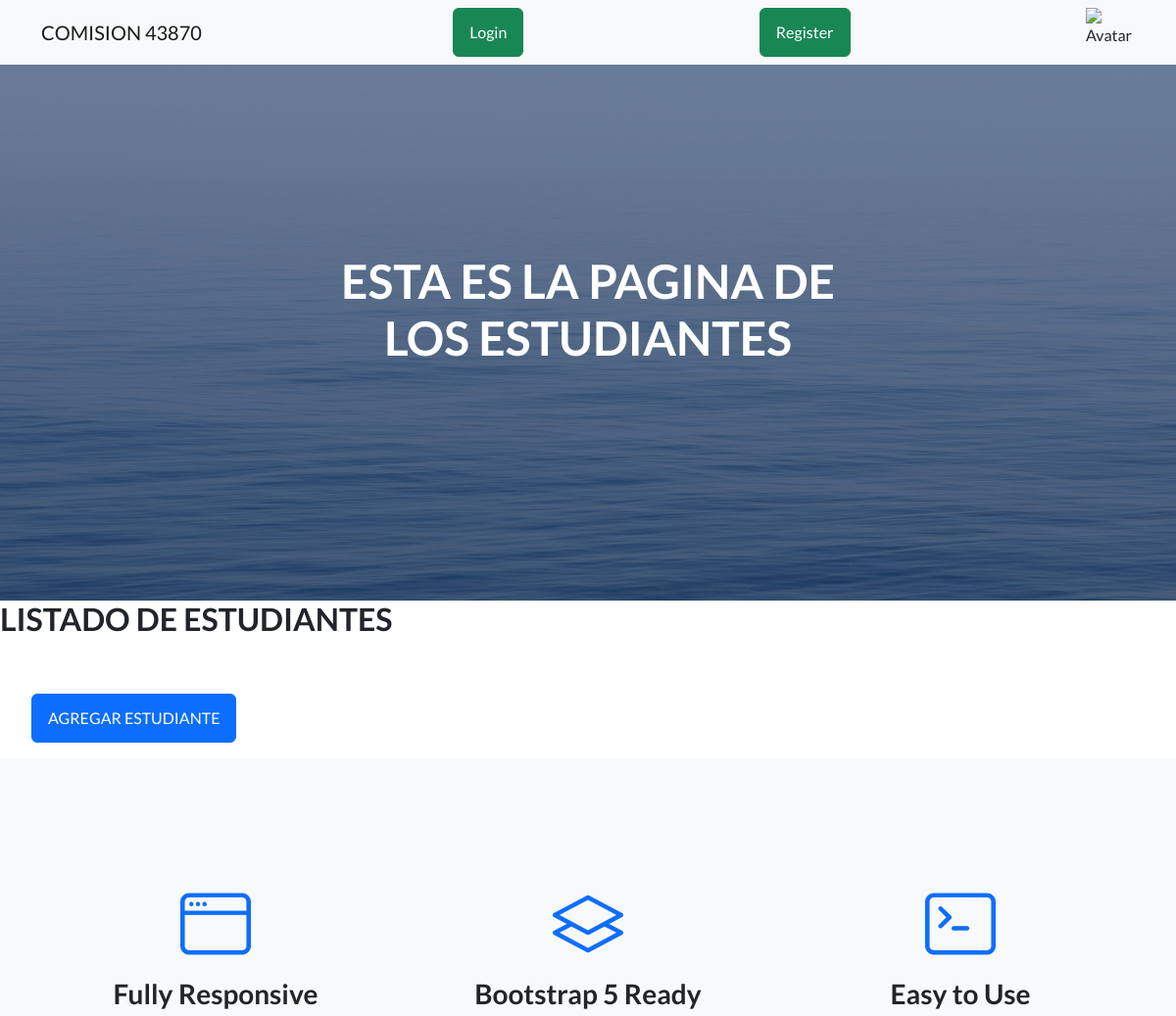
/AppCoder/estudiante/list/ (upper part), run on an earlier commit of the app's database.
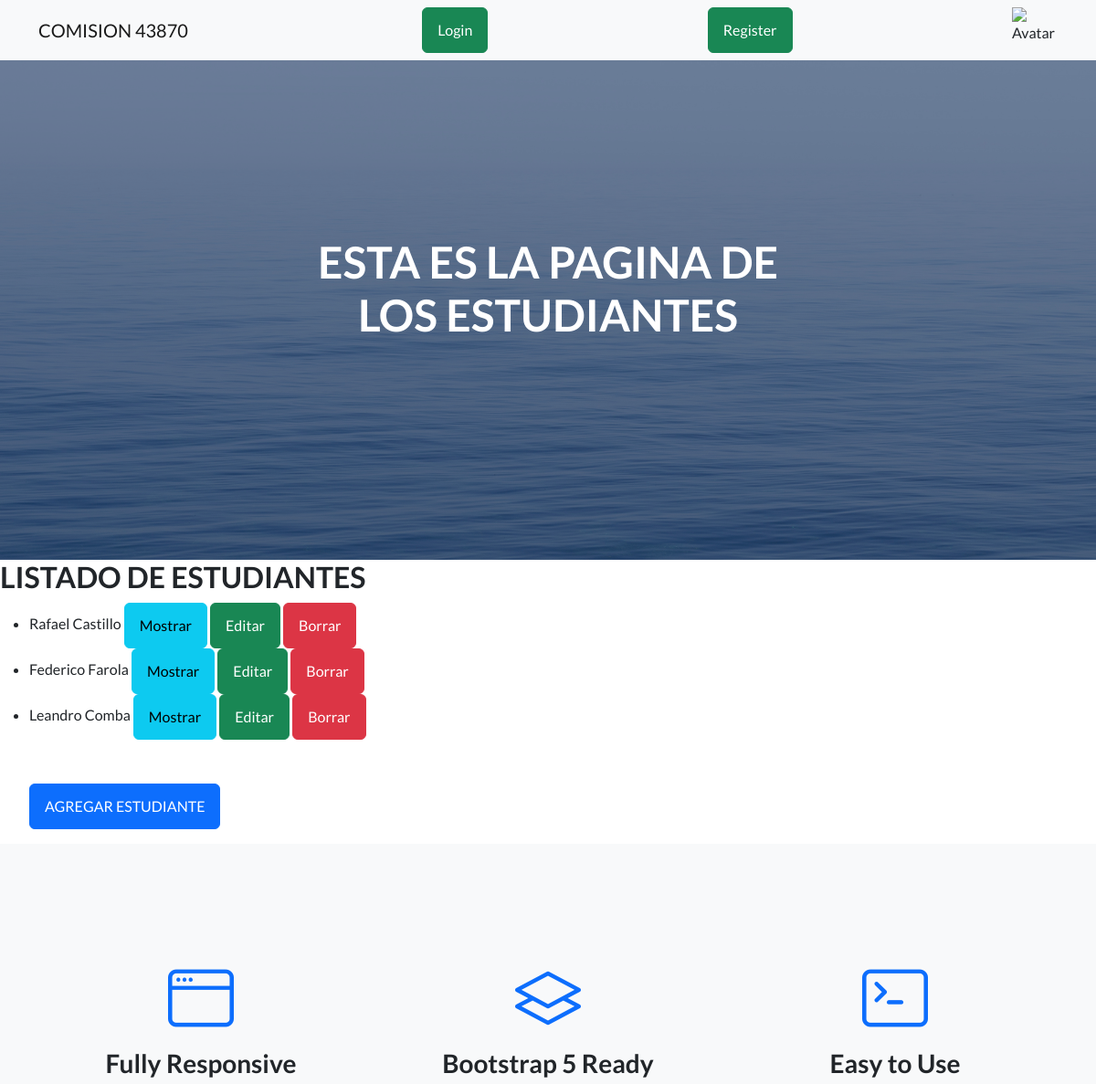
And on a later commit of the database.
### AppCoder/models.py (models this page shows)
class Estudiante(models.Model):
    nombre=models.CharField(max_length=50)
    apellido=models.CharField(max_length=50)
    email=models.EmailField()
    def __str__(self):
        return f"{self.nombre} {self.apellido}"

### AppCoder/views.py (the view)
# urls.py: path("estudiante/list/", EstudianteList.as_view(), name="estudiante_list"),
class EstudianteList(ListView):#vista usada para LISTAR
    model= Estudiante
    template_name= "AppCoder/estudiantes.html"

### AppCoder/templates/AppCoder/estudiantes.html (shortened to what this page needs)
{% extends "AppCoder/padre.html" %}
{% load static %}
{% block titulo %}ESTA ES LA PAGINA DE LOS ESTUDIANTES {% endblock %}
{% block contenido_que_cambia %}
<h2>LISTADO DE ESTUDIANTES</h2>
<ul>
    {% for estudiante in object_list %}
    <li>
        {{ estudiante }}
        <a class="btn btn-info" href="{% url 'estudiante_detalle' estudiante.id %}">Mostrar</a>
        <a class="btn btn-success" href="{% url 'estudiante_editar' estudiante.id %}">Editar</a>
        <a class="btn btn-danger" href="{% url 'estudiante_borrar' estudiante.id %}">Borrar</a>
    </li>
    {% endfor %}
    <br>
    <br>
    <a class="btn btn-primary" href="{% url 'estudiante_crear'  %}">AGREGAR ESTUDIANTE</a>
</ul>
{% endblock %}

What changed in the data, as far as the page shows it:
added Estudiante: nombre+apellido "Rafael Castillo"
added Estudiante: nombre+apellido "Federico Farola"
added Estudiante: nombre+apellido "Leandro Comba"
